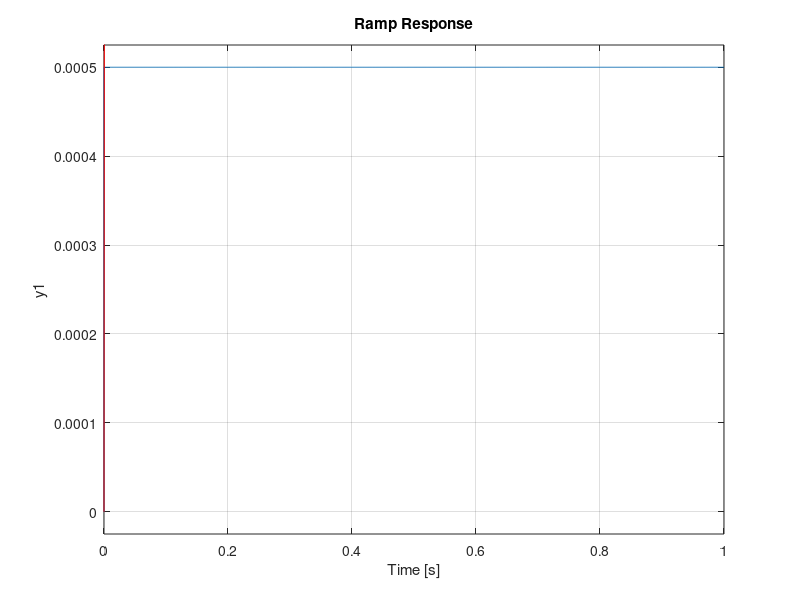

This chart was generated by the following MATLAB code:
Ip=10^-3;
Kpd=Ip/(2*pi);
Kvcdl=5;
R=10000;
C=10^(-10);
Hv=tf([Kvcdl 0],[1 Kpd*Kvcdl/C]);
#bode(Hv);
#step(Hv,.000001);
ramp(Hv,1);
hold on;
t=0:0.01:1;
plot(t,t,"r");
hold off;